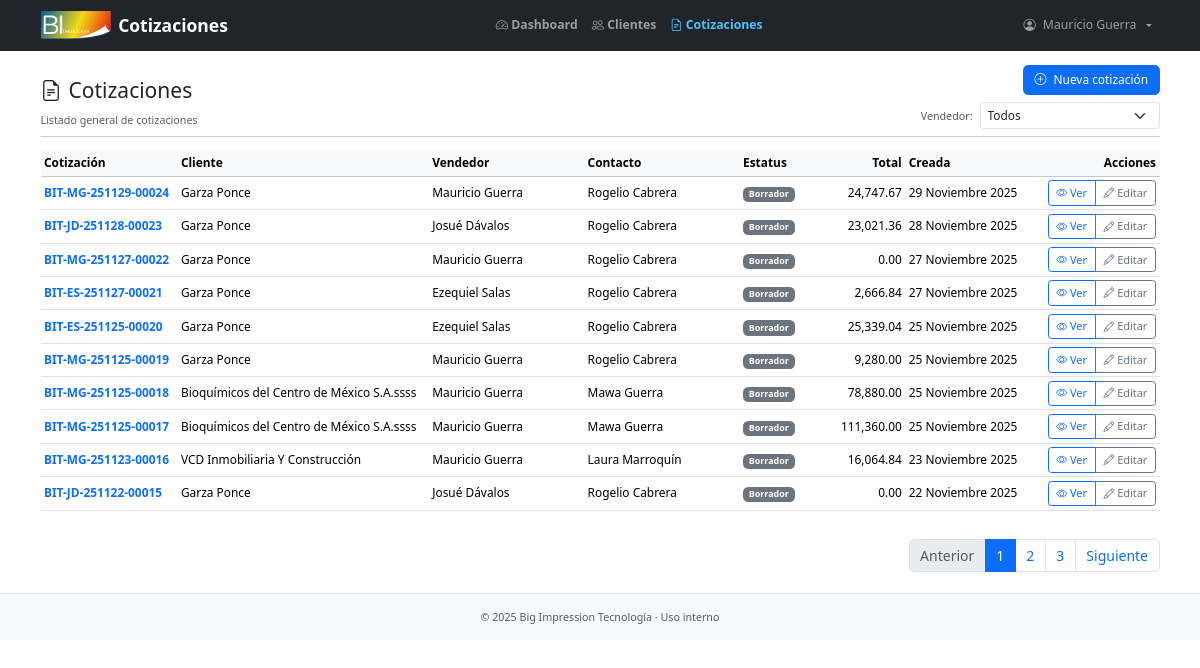
The page /list/ (signed in) on the database as committed earlier.
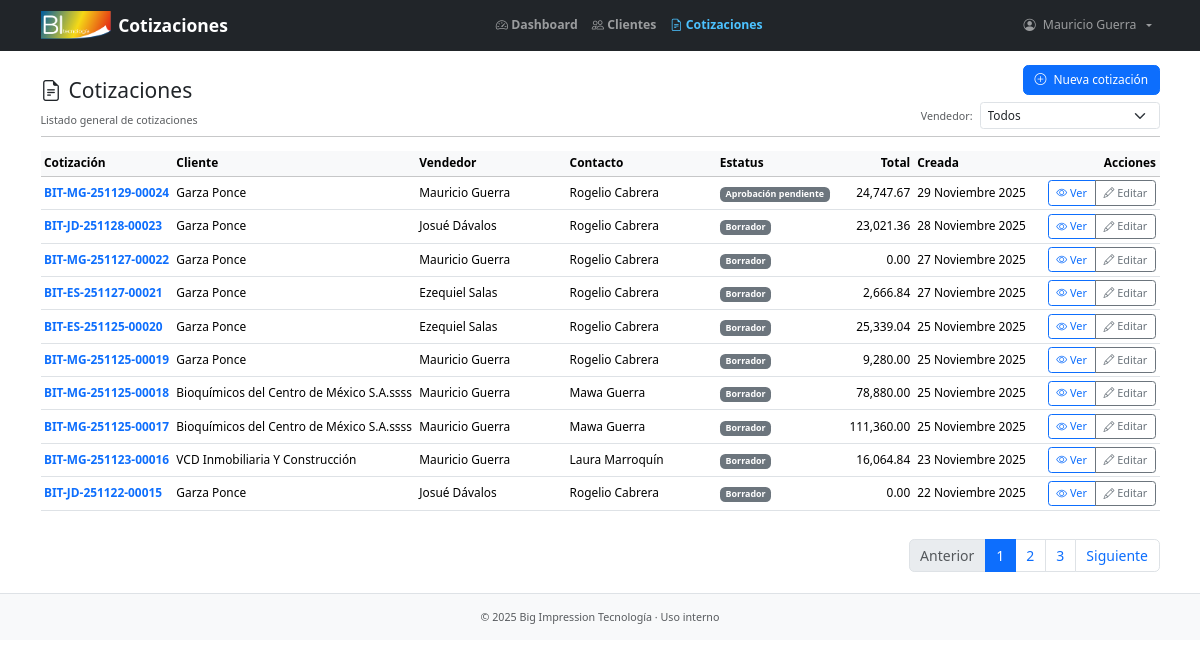
The same page on the database as committed later.
### quotes/models.py (models this page shows, shortened)
class Quote(models.Model):
    class Status(models.TextChoices):
        DRAFT = "DFT", "Borrador"
        PENDING_APPROVAL = "RVW", "Aprobación pendiente"
        APPROVED = "APP", "Aprobada"
        SENT = "SNT", "Enviada"
        WON = "WON", "Ganada"
        LOST = "LST", "Perdida"
        EXPIRED = "EXP", "Expirada"
    class PaymentTerms(models.TextChoices):
        CASH = "CSH", "Contado"
        N7 = "N07", "Crédito 7 días"
        N15 = "N15", "Crédito 15 días"
        N30 = "N30", "Crédito 30 días"
        N60 = "N60", "Crédito 60 días"
        N90 = "N90", "Crédito 90 días"
    quote_id = models.CharField(max_length=19, unique=True, blank=True, null=True, verbose_name="Cotización")
    customer = models.ForeignKey(Customer, on_delete=models.PROTECT, verbose_name="Cliente", related_name="customer_quotes")
    contact = models.ForeignKey(Contact, on_delete=models.PROTECT, related_name="contact_quotes", verbose_name="Contacto")
    user = models.ForeignKey(settings.AUTH_USER_MODEL, on_delete=models.PROTECT, related_name="user_quotes", verbose_name="Usuario")
    status = models.CharField(max_length=3, choices=Status.choices, default=Status.DRAFT, verbose_name="Estatus")
    payment_terms = models.CharField(max_length=3, choices=PaymentTerms.choices, default=PaymentTerms.CASH, verbose_name="Términos de pago")
    valid_until = models.DateField(verbose_name="Válida hasta", blank=True, null=True)
    is_active = models.BooleanField(default=True, verbose_name="Activa")
    created = models.DateTimeField(auto_now_add=True)
    updated = models.DateTimeField(auto_now=True)
    created_by = models.ForeignKey(settings.AUTH_USER_MODEL, on_delete=models.PROTECT, null=True, related_name="created_quotes", verbose_name="Creado por")
    updated_by = models.ForeignKey(settings.AUTH_USER_MODEL, on_delete=models.PROTECT, null=True, related_name="updated_quotes", verbose_name="Modificado por")
    approved_by = models.ForeignKey(settings.AUTH_USER_MODEL, on_delete=models.PROTECT, null=True, blank=True, related_name="approved_quotes", verbose_name="Aprobada por")
    approved_at = models.DateTimeField(blank=True, null=True, verbose_name="Fecha de aprobación")
    sent_by = models.ForeignKey(settings.AUTH_USER_MODEL, on_delete=models.PROTECT, null=True, blank=True, related_name="sent_quotes", verbose_name="Enviada por")
    sent_at = models.DateTimeField(blank=True, null=True, verbose_name="Fecha de envío")
    won_by = models.ForeignKey(settings.AUTH_USER_MODEL, on_delete=models.PROTECT, null=True, blank=True, related_name="won_quotes", verbose_name="Ganada por")
    won_at = models.DateTimeField(blank=True, null=True, verbose_name="Fecha de cierre")
    lost_by = models.ForeignKey(settings.AUTH_USER_MODEL, on_delete=models.PROTECT, null=True, blank=True, related_name="lost_quotes", verbose_name="Perdida por")
    lost_at = models.DateTimeField(blank=True, null=True, verbose_name="Fecha de pérdida")
    lost_reason = models.CharField(max_length=100, blank=True, null=True, verbose_name="Razón de pérdida")
    class Meta:
        ordering = ["-created"]
        indexes = [
            models.Index(fields=["status", "created"]),
            models.Index(fields=["user", "created"]),
            models.Index(fields=["is_active"]),
        ]
        verbose_name = "Cotización"
        verbose_name_plural = "Cotizaciones"
        get_latest_by = "created"
    @property
    def get_subtotal(self) -> Decimal:
        lines = self.quote_lines.all()
        return sum((line.gross_total for line in lines), Decimal("0.00"))
    @property
    def get_discount(self) -> Decimal:
        lines = self.quote_lines.all()
        return sum((line.discount_value for line in lines), Decimal("0.00"))
    @property
    def net_subtotal(self) -> Decimal:
        return self.get_subtotal - self.get_discount
    @property
    def get_tax(self) -> Decimal:
        return (self.net_subtotal * Decimal(0.16)).quantize(Decimal("0.01"), rounding=ROUND_HALF_UP)
    @property
    def total(self) -> Decimal:
        return self.get_subtotal - self.get_discount + self.get_tax

class QuoteLine(models.Model):
    class Discount(models.IntegerChoices):
        DISC0 = 0, "0%"
        DISC3 = 3, "3%"
        DISC5 = 5, "5%"
        DISC7 = 7, "7%"
        DISC10 = 10, "10%"
        DISC15 = 15, "15%"
        DISC50 = 50, "50%"
        DISC100 = 100, "100%"
    quote = models.ForeignKey(Quote, on_delete=models.CASCADE, related_name="quote_lines")
    section = models.ForeignKey(QuoteSection, on_delete=models.SET_NULL, blank=True, null=True, related_name="section_lines", verbose_name="Sección")
    product = models.ForeignKey(Product, on_delete=models.PROTECT, related_name="product_quoted_lines", verbose_name="Número de parte")
    description = models.CharField(max_length=200, blank=True, verbose_name="Descripción")
    quantity = models.PositiveIntegerField(default=1, validators=[MinValueValidator(1)], verbose_name="Cantidad")
    unit_price = models.DecimalField(max_digits=12, validators=[MinValueValidator(0)], decimal_places=2, verbose_name="Precio unitario")
    discount = models.PositiveSmallIntegerField(choices=Discount.choices, default=Discount.DISC0, blank=False, null=False, verbose_name="Descuento")
    delivery_time = models.PositiveSmallIntegerField(default=0, validators=[MinValueValidator(0)], verbose_name="Tiempo de entrega", help_text="Tiempo en días hábiles")
    class Meta:
        verbose_name = "Línea de cotización"
        verbose_name_plural = "Líneas de cotización"
        ordering = ["section_id", "id"]
        indexes = [
            models.Index(fields=["quote"]),
            models.Index(fields=["section"]),
            models.Index(fields=["product"]),
            models.Index(fields=["discount"]),
        ]
    @property
    def gross_total(self) -> Decimal:
        return (Decimal(self.quantity) * (self.unit_price or Decimal("0.00"))).quantize(Decimal("0.01"), rounding=ROUND_HALF_UP)
    @property
    def discount_value(self) -> Decimal:
        pct = Decimal(self.discount or 0) / Decimal("100")
        return (self.gross_total * pct).quantize(Decimal("0.01"), rounding=ROUND_HALF_UP)

### customers/models.py (models this page shows, shortened)
class Customer(models.Model):
    class Meta:
        verbose_name = "Cliente"
        verbose_name_plural = "Clientes"
        ordering = ["name"]
        indexes = [
            models.Index(fields=["assigned_to"]),
        ]
    rfc_validator = RegexValidator(
        regex=r"^([A-Za-zÑñ\x26]{3,4}([0-9]{2})(0[1-9]|1[0-2])(0[1-9]|1[0-9]|2[0-9]|3[0-1]))([A-Za-z\d]{3})?$",
        message="El RFC no tiene un formato válido"
    )
    name = models.CharField(max_length=100, unique=True, verbose_name="Cliente")
    slug = models.SlugField(max_length=100, unique=True)
    rfc = models.CharField(max_length=13, validators=[rfc_validator], unique=True, null=True, blank=True)
    assigned_to = models.ForeignKey(settings.AUTH_USER_MODEL, on_delete=models.SET_NULL, null=True, blank=True, verbose_name="Vendedor", related_name="assigned_customers")
    created = models.DateTimeField(auto_now_add=True)
    updated = models.DateTimeField(auto_now=True)
    created_by = models.ForeignKey(settings.AUTH_USER_MODEL, on_delete=models.PROTECT, null=True, related_name="created_customers", verbose_name="Creado por")
    updated_by = models.ForeignKey(settings.AUTH_USER_MODEL, on_delete=models.PROTECT, null=True, related_name="updated_customers", verbose_name="Modificado por")

class Contact(models.Model):
    class Meta:
        verbose_name = "Contacto"
        verbose_name_plural = "Contactos"
        ordering = ["first_name", "last_name"]
        indexes = [
            models.Index(fields=["first_name", "last_name"]),
            models.Index(fields=["customer"]),
        ]
    phone_validator = RegexValidator(
        regex=r"^\d{10}$",
        message="El número de teléfono debe tener exactamente 10 dígitos numéricos."
    )
    extension_validator = RegexValidator(
        regex=r"^(?!0+$)(?:\d{1,5})?$",
        message="La extensión debe ser de 1 a 5 dígitos. No puede ser 0's"
    )
    first_name = models.CharField(max_length=30, verbose_name="Nombre")
    last_name = models.CharField(max_length=30, verbose_name="Apellido")
    title = models.CharField(max_length=30, blank=True, null=True, verbose_name="Puesto")
    phone = models.CharField(max_length=10, validators=[phone_validator], blank=True, null=True, verbose_name="Teléfono oficina")
    phone_extension = models.CharField(max_length=5, validators=[extension_validator], blank=True, null=True, verbose_name="Extensión")
    cel_phone = models.CharField(max_length=10, validators=[phone_validator], blank=True, null=True, verbose_name="Teléfono celular")
    email = models.EmailField(unique=True)
    customer = models.ForeignKey(Customer, on_delete=models.CASCADE, related_name="contacts")
    is_active = models.BooleanField(default=True, verbose_name="Activo")
    created = models.DateTimeField(auto_now_add=True)
    updated = models.DateTimeField(auto_now=True)
    created_by = models.ForeignKey(settings.AUTH_USER_MODEL, on_delete=models.PROTECT, null=True, related_name="created_contacts")
    updated_by = models.ForeignKey(settings.AUTH_USER_MODEL, on_delete=models.PROTECT, null=True, related_name="updated_contacts")

### users/models.py (models this page shows)
class CustomUser(AbstractUser):
    def __str__(self):
        return (self.get_full_name() or self.username).strip()

### quotes/views.py (the view)
# urls.py: path("list/", views.QuoteListView.as_view(), name="quote_list"),
class QuoteListView(LoginRequiredMixin, ListView):
    model = Quote
    template_name = "quotes/quotes_list.html"
    context_object_name = "quotes"
    ordering = "-created"
    paginate_by = 10
    def get_queryset(self):
        queryset = super().get_queryset()
        slug = self.kwargs.get("slug")
        if slug:
            queryset = queryset.filter(customer__slug=slug)
        user = self.request.user
        if not (user.profile.is_csr or user.profile.is_manager):
            queryset = queryset.filter(user=user)
        selected_user_id = self.request.GET.get("user")
        if selected_user_id and (user.profile.is_csr or user.profile.is_manager):
            queryset = queryset.filter(user__id=selected_user_id)
        return queryset
    def get_context_data(self, **kwargs):
        context = super().get_context_data(**kwargs)
        context["users"] = CustomUser.objects.all()
        context["can_see_all_quotes"] = self.request.user.profile.is_csr or self.request.user.profile.is_manager
        context["selected_user_id"] = self.request.GET.get("user") or ""
        context["slug"] = self.kwargs.get("slug")
        return context
    def paginate_queryset(self, queryset, page_size):
        paginator = self.get_paginator(queryset, page_size)
        page = self.request.GET.get(self.page_kwarg, 1)
        page_obj = paginator.get_page(page)
        return paginator, page_obj, page_obj.object_list, page_obj.has_other_pages()

### users/models.py (called while the page is built)
    @property
    def is_csr(self):
        return self.role == self.Role.CSR

    @property
    def is_manager(self):
        print(self.role == self.Role.MANAGER)
        return self.role == self.Role.MANAGER

### quotes/templates/quotes/quotes_list.html (shortened to what the changed rows need)
{% extends "base.html" %}
{% load humanize %}
{% block content_header %}
    <div class="d-flex align-items-end justify-content-between mt-3 mb-2">
        <div>
            <h1 class="h4 mb-2 d-flex align-items-center gap-2">
                <i class="bi bi-file-earmark-text"></i> Cotizaciones
            </h1>
        </div>
    </div>
{% endblock content_header %}
{% block content %}
    {% if quotes %}
        <div class="table-responsive">
            <table class="table table-hover table-sm align-middle">
                <thead class="table-light">
                    <tr>
                        <th style="min-width:130px;">Cotización</th>
                        <th>Cliente</th>
                        {% if can_see_all_quotes %}
                            <th style="min-width:150px;">Vendedor</th>
                        {% endif %}
                        <th style="min-width:150px;">Contacto</th>
                        <th style="min-width:80px;">Estatus</th>
                        <th class="text-end" style="min-width:80px;">Total</th>
                        <th style="min-width:130px;">Creada</th>
                        <th class="text-end" style="min-width:60px;">Acciones</th>
                    </tr>
                </thead>
                <tbody>
                    {% for q in quotes %}
                        <tr>
                            <td class="fw-semibold">
                                <a class="text-decoration-none"
                                   href="{% url 'quotes:quote_detail' q.id %}">
                                    {{ q.quote_id|default:q.id }}
                                </a>
                            </td>
                            <td>{{ q.customer.name }}</td>
                            {% if can_see_all_quotes %}
                                <td>
                                    {% if q.user %}
                                        {{ q.user.get_full_name|default:q.user.username }}
                                    {% else %}
                                        <span class="text-muted">—</span>
                                    {% endif %}
                                </td>
                            {% endif %}
                            <td>
                                {% if q.contact %}
                                    {{ q.contact.first_name }} {{ q.contact.last_name }}
                                {% else %}
                                    <span class="text-muted">—</span>
                                {% endif %}
                            </td>
                            <td>
                                <span class="badge text-bg-secondary">
                                    {{ q.get_status_display }}
                                </span>
                            </td>
                            <td class="text-end">
                                {{ q.total|floatformat:2|intcomma }}
                            </td>
                            <td>
                                {{ q.created|date:"j F Y" }}
                            </td>
                            <td class="text-end">
                                <div class="btn-group" role="group">
                                    <a href="{% url 'quotes:quote_detail' q.id %}"
                                       class="btn btn-sm btn-outline-primary">
                                        <i class="bi bi-eye"></i> Ver
                                    </a>
                                    <a href="{% url 'quotes:quote_edit' q.id %}"
                                       class="btn btn-sm btn-outline-secondary">
                                        <i class="bi bi-pencil"></i> Editar
                                    </a>
                                </div>
                            </td>
                        </tr>
                    {% endfor %}
                </tbody>
            </table>
        </div>
    {% endif %}
{% endblock content %}

Rows that differ between the two databases and show on the page:
changed Quote "BIT-MG-251129-00024": status "Borrador" → "Aprobación pendiente"
